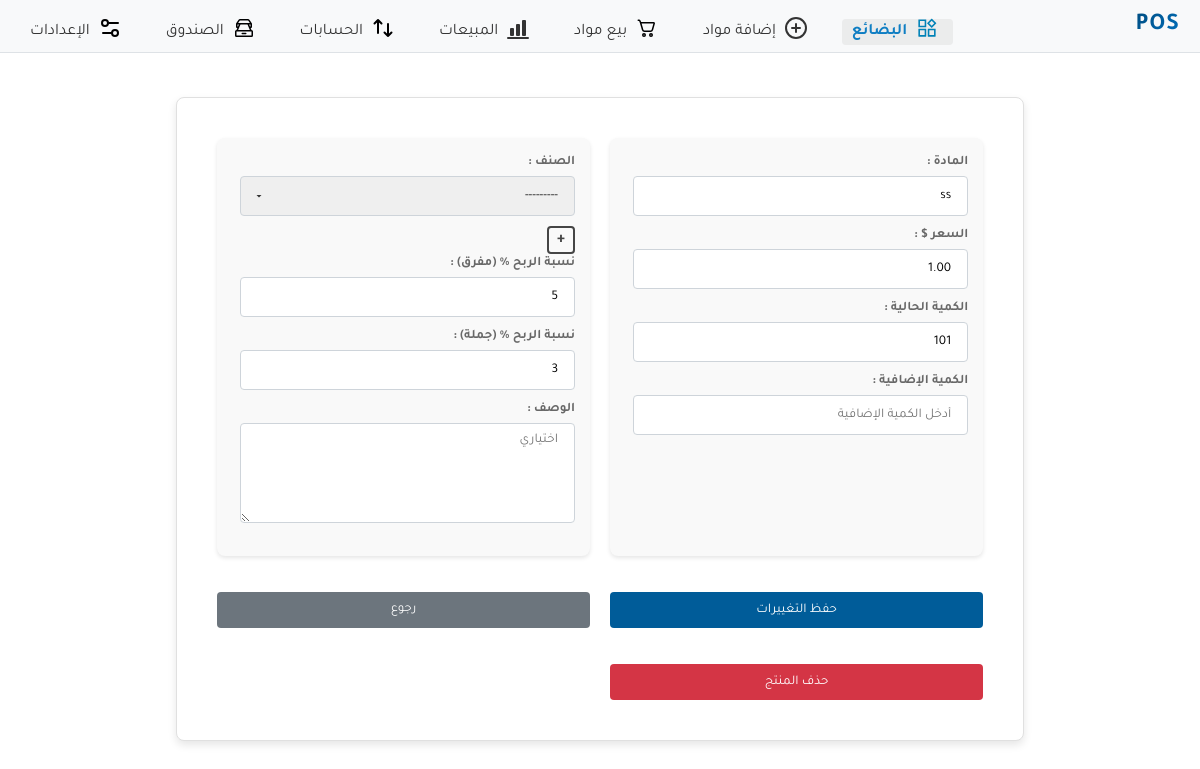
/products/11, run on the app's committed database.
### store/models.py (models this page shows, shortened)
class Product(models.Model):
    name = models.CharField(max_length=100)
    description = models.TextField(null=True,blank=True)
    price = models.DecimalField(max_digits=10, decimal_places=2)
    quantity = models.PositiveIntegerField()
    classification=models.ForeignKey(Classification, on_delete=models.SET_NULL,null=True,blank=True)
    retail_sale_percent = models.PositiveIntegerField(null=True, blank=True)
    whole_sale_percent = models.PositiveIntegerField(null=True, blank=True)
    is_active = models.BooleanField(default=True)

### store/views.py (the view)
# urls.py: path('products/<int:product_id>', views.product_detail, name='product_detail'),
def product_detail(request, product_id):
    product = get_object_or_404(Product, id=product_id)
    if request.method == 'POST':
        form = ProductForm(request.POST, instance=product)
        if form.is_valid():
            form.save()
            return redirect('product_list')  # Redirect back to product list
    else:
        form = ProductForm(instance=product)
    return render(request, 'store/product_detail.html', {
        'product_id': product.id,
        'form': form
    })

### store/models.py (called while the page is built)
    def __str__(self):
        return self.category

### store/templates/store/product_detail.html (shortened to what this page needs)
{% extends 'base.html' %}
{% load static %}
{% block content %}
<link rel="stylesheet" href="{% static 'store/add_update_product.css' %}">
<div class="card">
<div class="container">
    <form method="post" id="product-form">
         <div class="right-column">
            <label class="form-label" for="{{ form.name.id_for_label }}"> المادة : </label>
            <br>
            {{ form.name }}
            <br>
            <label class="form-label" for="{{ form.price.id_for_label }}">السعر $ : </label>
            <br>
            {{ form.price }}
            <br>
            <label class="form-label" for="{{ form.quantity.id_for_label }}">الكمية الحالية : </label>
            <br>
            {{ form.quantity }}
            <br>
            <label class="form-label" for="{{ form.additional_quantity.id_for_label }}">الكمية الإضافية : </label>
            <br>
            {{ form.additional_quantity }}
            <br>
        </div>
         <div class="left-column">
            <label class="form-label" for="{{ form.classification.id_for_label }}">الصنف : </label>
            <br>
            {{ form.classification }}
                 <a class="add-classification" href={% url 'add_classification' %}>+</a>
            <br>
            <label class="form-label" for="{{form.retail_sale_percent.id_for_label}}">نسبة الربح % (مفرق) : </label><br>
            {{form.retail_sale_percent}}
            <br>
            <label class="form-label" for="{{form.whole_sale_percent.id_for_label}}">نسبة الربح % (جملة) : </label><br>
            {{form.whole_sale_percent}}
            <br>
            <label class="form-label" for="{{ form.description.id_for_label }}">الوصف : </label>
            <br>
            {{ form.description }}
         </div>
            <button type="submit" class="btn blue">حفظ التغييرات</button>
            <a class="btn gray" style="font-size:small" href="{% url 'product_list' %}">رجوع</a>
            <button type="button" class="btn red" id="delete-btn">حذف المنتج</button>
    </form>
    </div>
    </div>
{% endblock %}

### store/static/base.css (style rules this page uses)
body { font-family: 'Tajawal'; margin: 0; padding: 0; box-sizing: border-box; background-color: #ffffff; color: #333; direction: rtl; }
.btn { font-family: 'Tajawal'; display: inline-block; margin-top: 1rem; padding: 0.6rem 1rem; border: unset; color: #fff; border-radius: 4px; text-align: center; cursor: pointer; }
.blue { background-color: #005C99; color: white; }
.gray { background-color: #6C757D; }
.red { background-color: #D43545; }
a { text-decoration: none; color: #005C99; }
.form-label { color: #686868; font-size: small; font-weight: bold; }
form input, form textarea, form select { font-family: 'Tajawal', sans-serif; padding: 0.5rem 1rem; margin-bottom: 10px; margin-top: 4px; border: 1px solid #CED4DA; border-radius: 4px; transition: box-shadow 0.3s, border-color 0.3s; width: 100%; max-width: 335px; height: 40px; box-sizing: border-box; }
form textarea { height: auto; min-height: 100px; resize: vertical; }
form select { appearance: none; background-repeat: no-repeat; background-position: left 0.75rem center; background-size: 12px; }
.card { background: #fff; border: 1px solid #e0e0e0; border-radius: 8px; padding: 1.5rem; box-shadow: 0 4px 8px rgba(0, 0, 0, 0.1); width: 70%; padding: 20px; margin: 20px auto; }
@media only screen and (min-width: 993px) { form input, form textarea, form select { max-width: 335px; } }
@media only screen and (min-width: 993px) { .btn { margin-top: 1rem; } }

### store/static/store/add_update_product.css (style rules this page uses)
.card form { display: grid; grid-template-columns: 1fr 1fr; gap: 20px; padding: 20px; }
.right-column, .left-column { padding: 15px; background-color: #f9f9f9; border-radius: 8px; box-shadow: 0 2px 4px rgba(0, 0, 0, 0.1); }
.add-classification { display: inline-flex; align-items: center; justify-content: center; width: 24px; height: 24px; border: 2px solid #454545; color: #454545; border-radius: 4px; text-decoration: none; font-size: 16px; font-weight: bold; line-height: 1; transition: all 0.3s ease; }

### data on the page
Product: name "ss", price "1.00", quantity "101", classification "---------", retail_sale_percent "5", whole_sale_percent "3"
